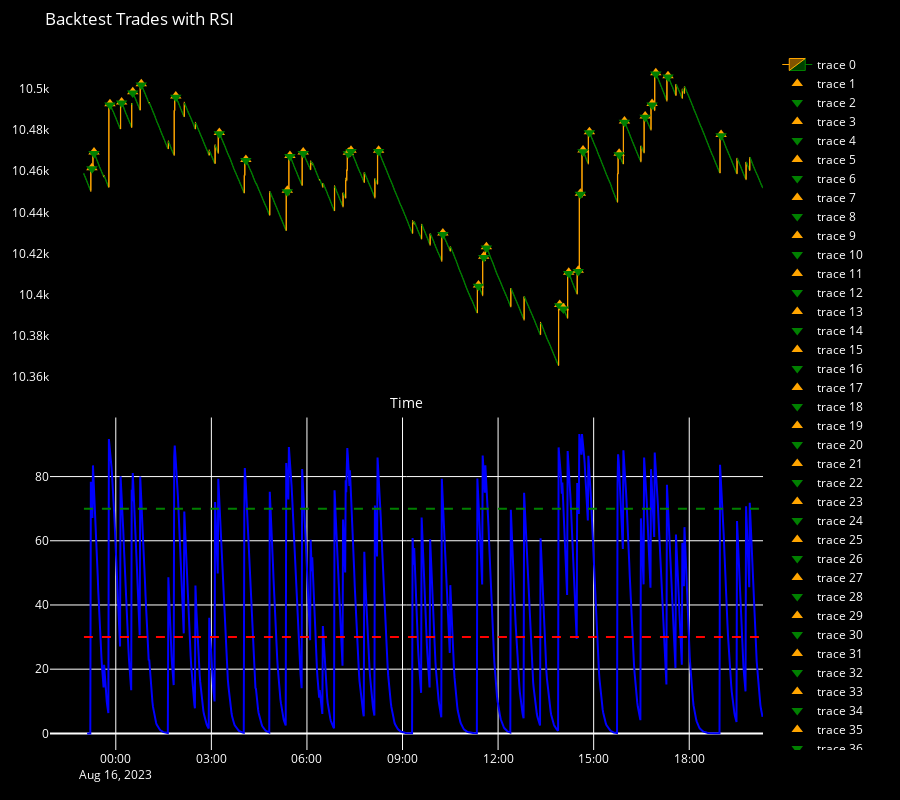

The cell this chart's notebook holds for it:
### Markdown cell above
# **BackTest + Trade Visualizer + RSI (Maverick boom 1000/500/300)**

### Code cell
from plotly.subplots import make_subplots

def backtest_strategy(df, lot_size=0.2):
    trades = []
    in_trade = False

    for i in range(3, len(df)):
        current_bar = df.iloc[i]
        previous_bar = df.iloc[i - 1]
        confirmation_bar = df.iloc[i - 2]

        # Check for sell conditions
        if current_bar["rsi"] > 70 and confirmation_bar["close"] > confirmation_bar["open"] \
                and previous_bar["close"] < previous_bar["open"] \
                and current_bar["close"] < current_bar["open"]:
            
            if not in_trade:
                # Open a sell trade
                trade = {"entry_time": current_bar.name, "entry_price": current_bar["open"], "trade_type": "SELL"}
                trades.append(trade)
                in_trade = True

        # Check for trade closing condition
        if in_trade:
            if current_bar["close"] < current_bar["open"]:
                # Close the trade
                trades[-1]["exit_time"] = current_bar.name
                trades[-1]["exit_price"] = current_bar["close"]
                trades[-1]["pnl"] = trades[-1]["entry_price"] - trades[-1]["exit_price"]
                trades[-1]["pnl"] *= lot_size
                in_trade = False

    return trades

def plot_trades(df, trades):
    fig = go.Figure(data=[go.Candlestick(x=df.index,
                                        open=df['open'],
                                        high=df['high'],
                                        low=df['low'],
                                        close=df['close'],
                                        increasing_line_color='orange',
                                        decreasing_line_color='green',
                                        line_width=1)])

    entry_exit_traces = []  # Store entry and exit traces separately

    for trade in trades:
        entry_time = trade["entry_time"]
        entry_price = trade["entry_price"]
        exit_time = trade["exit_time"]
        exit_price = trade["exit_price"]

        entry_trace = go.Scatter(x=[entry_time], y=[entry_price],
                                 mode='markers',
                                 marker=dict(size=10, symbol='triangle-up', color='orange'))
        
        exit_trace = go.Scatter(x=[exit_time], y=[exit_price],
                                mode='markers',
                                marker=dict(size=10, symbol='triangle-down', color='green'))

        entry_exit_traces.append(entry_trace)
        entry_exit_traces.append(exit_trace)

    # Calculate RSI levels
    rsi_levels = df['rsi']
    rsi_oversold = [30] * len(df)
    rsi_overbought = [70] * len(df)

    # Create a subplot with shared x-axis
    subplot_fig = make_subplots(rows=2, cols=1, shared_xaxes=True, vertical_spacing=0.05)

    # Add candlestick chart to the first subplot
    subplot_fig.add_trace(go.Candlestick(x=df.index,
                                          open=df['open'],
                                          high=df['high'],
                                          low=df['low'],
                                          close=df['close'],
                                          increasing_line_color='orange',
                                          decreasing_line_color='green',
                                          line_width=1), row=1, col=1)

    # Add entry and exit traces to the first subplot
    for trace in entry_exit_traces:
        subplot_fig.add_trace(trace, row=1, col=1)

    # Add RSI plot to the second subplot
    subplot_fig.add_trace(go.Scatter(x=df.index, y=rsi_levels, name='RSI', line=dict(color='blue')), row=2, col=1)
    subplot_fig.add_trace(go.Scatter(x=df.index, y=rsi_oversold, name='Oversold', line=dict(color='red', dash='dash')), row=2, col=1)
    subplot_fig.add_trace(go.Scatter(x=df.index, y=rsi_overbought, name='Overbought', line=dict(color='green', dash='dash')), row=2, col=1)

    # Update layout of the subplots
    subplot_fig.update_layout(
        title="Backtest Trades with RSI",
        xaxis_title="Time",
        height=800,  # Set the height of the entire plot
        xaxis_rangeslider_visible=False,
        plot_bgcolor='black',
        paper_bgcolor='black',
        font=dict(color='white'),
        showlegend=True,
        autosize=True,
        margin=dict(l=50, r=50, t=50, b=50),
        xaxis_showgrid=False,
        yaxis_showgrid=False,
    )

    subplot_fig.show()


if __name__ == "__main__":
    symbol = "Boom 1000 Index"
    timeframe = mt5.TIMEFRAME_M1
    lot_size = 1.0
    period = 7.0

    # Specify the date range for historical data (adjust as needed)
    start_date = datetime(2023, 8, 16)
    end_date = datetime.now()
    #end_date = datetime(2023, 8, 16)
    # Step 1: Load historical data within the specified date range
    df = get_historical_data(symbol, timeframe, start_date, end_date)

    # Step 2: Calculate RSI
    calculate_rsi(df, period)

    # Step 3: Backtest the strategy
    trades = backtest_strategy(df, lot_size)

    # Step 4: Print the backtest results
    total_pnl = 0
    for trade in trades:
        print(f"Trade Type: {trade['trade_type']}")
        print(f"Entry Time: {trade['entry_time']}, Entry Price: {trade['entry_price']}")
        print(f"Exit Time: {trade['exit_time']}, Exit Price: {trade['exit_price']}")
        print(f"Profit/Loss: {trade['pnl']:.2f}\n")
        total_pnl += trade['pnl']

    print(f"Total Profit/Loss: {total_pnl:.2f}")
    print(f"Total Trades: {len(trades)}")

    # Step 5: Plot the trades
    plot_trades(df, trades)

### Figure 1 — Plotly figure (JSON) as saved in the notebook; plotly's stock layout.template omitted (floating-point values rounded to 4 significant figures; data arrays with more than 128 entries replaced by an {"elided": "..."} marker saying what was removed)
{"data": [{"close": {"elided": "1279 float values"}, "decreasing": {"line": {"color": "green"}}, "high": {"elided": "1279 float values"}, "increasing": {"line": {"color": "orange"}}, "line": {"width": 1}, "low": {"elided": "1279 float values"}, "open": {"elided": "1279 float values"}, "type": "candlestick", "x": {"elided": "1279 str values"}, "xaxis": "x", "yaxis": "y"}, {"marker": {"color": "orange", "size": 10, "symbol": "triangle-up"}, "mode": "markers", "type": "scatter", "x": ["2023-08-15T23:15:00"], "xaxis": "x", "y": [10460.0], "yaxis": "y"}, {"marker": {"color": "green", "size": 10, "symbol": "triangle-down"}, "mode": "markers", "type": "scatter", "x": ["2023-08-15T23:15:00"], "xaxis": "x", "y": [10460.0], "yaxis": "y"}, {"marker": {"color": "orange", "size": 10, "symbol": "triangle-up"}, "mode": "markers", "type": "scatter", "x": ["2023-08-15T23:19:00"], "xaxis": "x", "y": [10470.0], "yaxis": "y"}, {"marker": {"color": "green", "size": 10, "symbol": "triangle-down"}, "mode": "markers", "type": "scatter", "x": ["2023-08-15T23:19:00"], "xaxis": "x", "y": [10470.0], "yaxis": "y"}, {"marker": {"color": "orange", "size": 10, "symbol": "triangle-up"}, "mode": "markers", "type": "scatter", "x": ["2023-08-15T23:49:00"], "xaxis": "x", "y": [10490.0], "yaxis": "y"}, {"marker": {"color": "green", "size": 10, "symbol": "triangle-down"}, "mode": "markers", "type": "scatter", "x": ["2023-08-15T23:49:00"], "xaxis": "x", "y": [10490.0], "yaxis": "y"}, {"marker": {"color": "orange", "size": 10, "symbol": "triangle-up"}, "mode": "markers", "type": "scatter", "x": ["2023-08-16T00:11:00"], "xaxis": "x", "y": [10490.0], "yaxis": "y"}, {"marker": {"color": "green", "size": 10, "symbol": "triangle-down"}, "mode": "markers", "type": "scatter", "x": ["2023-08-16T00:11:00"], "xaxis": "x", "y": [10490.0], "yaxis": "y"}, {"marker": {"color": "orange", "size": 10, "symbol": "triangle-up"}, "mode": "markers", "type": "scatter", "x": ["2023-08-16T00:32:00"], "xaxis": "x", "y": [10500.0], "yaxis": "y"}, {"marker": {"color": "green", "size": 10, "symbol": "triangle-down"}, "mode": "markers", "type": "scatter", "x": ["2023-08-16T00:32:00"], "xaxis": "x", "y": [10500.0], "yaxis": "y"}, {"marker": {"color": "orange", "size": 10, "symbol": "triangle-up"}, "mode": "markers", "type": "scatter", "x": ["2023-08-16T00:48:00"], "xaxis": "x", "y": [10500.0], "yaxis": "y"}, {"marker": {"color": "green", "size": 10, "symbol": "triangle-down"}, "mode": "markers", "type": "scatter", "x": ["2023-08-16T00:48:00"], "xaxis": "x", "y": [10500.0], "yaxis": "y"}, {"marker": {"color": "orange", "size": 10, "symbol": "triangle-up"}, "mode": "markers", "type": "scatter", "x": ["2023-08-16T01:53:00"], "xaxis": "x", "y": [10500.0], "yaxis": "y"}, {"marker": {"color": "green", "size": 10, "symbol": "triangle-down"}, "mode": "markers", "type": "scatter", "x": ["2023-08-16T01:53:00"], "xaxis": "x", "y": [10500.0], "yaxis": "y"}, {"marker": {"color": "orange", "size": 10, "symbol": "triangle-up"}, "mode": "markers", "type": "scatter", "x": ["2023-08-16T03:15:00"], "xaxis": "x", "y": [10480.0], "yaxis": "y"}, {"marker": {"color": "green", "size": 10, "symbol": "triangle-down"}, "mode": "markers", "type": "scatter", "x": ["2023-08-16T03:15:00"], "xaxis": "x", "y": [10480.0], "yaxis": "y"}, {"marker": {"color": "orange", "size": 10, "symbol": "triangle-up"}, "mode": "markers", "type": "scatter", "x": ["2023-08-16T04:05:00"], "xaxis": "x", "y": [10470.0], "yaxis": "y"}, {"marker": {"color": "green", "size": 10, "symbol": "triangle-down"}, "mode": "markers", "type": "scatter", "x": ["2023-08-16T04:05:00"], "xaxis": "x", "y": [10470.0], "yaxis": "y"}, {"marker": {"color": "orange", "size": 10, "symbol": "triangle-up"}, "mode": "markers", "type": "scatter", "x": ["2023-08-16T05:23:00"], "xaxis": "x", "y": [10450.0], "yaxis": "y"}, {"marker": {"color": "green", "size": 10, "symbol": "triangle-down"}, "mode": "markers", "type": "scatter", "x": ["2023-08-16T05:23:00"], "xaxis": "x", "y": [10450.0], "yaxis": "y"}, {"marker": {"color": "orange", "size": 10, "symbol": "triangle-up"}, "mode": "markers", "type": "scatter", "x": ["2023-08-16T05:28:00"], "xaxis": "x", "y": [10470.0], "yaxis": "y"}, {"marker": {"color": "green", "size": 10, "symbol": "triangle-down"}, "mode": "markers", "type": "scatter", "x": ["2023-08-16T05:28:00"], "xaxis": "x", "y": [10470.0], "yaxis": "y"}, {"marker": {"color": "orange", "size": 10, "symbol": "triangle-up"}, "mode": "markers", "type": "scatter", "x": ["2023-08-16T05:53:00"], "xaxis": "x", "y": [10470.0], "yaxis": "y"}, {"marker": {"color": "green", "size": 10, "symbol": "triangle-down"}, "mode": "markers", "type": "scatter", "x": ["2023-08-16T05:53:00"], "xaxis": "x", "y": [10470.0], "yaxis": "y"}, {"marker": {"color": "orange", "size": 10, "symbol": "triangle-up"}, "mode": "markers", "type": "scatter", "x": ["2023-08-16T07:18:00"], "xaxis": "x", "y": [10470.0], "yaxis": "y"}, {"marker": {"color": "green", "size": 10, "symbol": "triangle-down"}, "mode": "markers", "type": "scatter", "x": ["2023-08-16T07:18:00"], "xaxis": "x", "y": [10470.0], "yaxis": "y"}, {"marker": {"color": "orange", "size": 10, "symbol": "triangle-up"}, "mode": "markers", "type": "scatter", "x": ["2023-08-16T07:23:00"], "xaxis": "x", "y": [10470.0], "yaxis": "y"}, {"marker": {"color": "green", "size": 10, "symbol": "triangle-down"}, "mode": "markers", "type": "scatter", "x": ["2023-08-16T07:23:00"], "xaxis": "x", "y": [10470.0], "yaxis": "y"}, {"marker": {"color": "orange", "size": 10, "symbol": "triangle-up"}, "mode": "markers", "type": "scatter", "x": ["2023-08-16T08:15:00"], "xaxis": "x", "y": [10470.0], "yaxis": "y"}, {"marker": {"color": "green", "size": 10, "symbol": "triangle-down"}, "mode": "markers", "type": "scatter", "x": ["2023-08-16T08:15:00"], "xaxis": "x", "y": [10470.0], "yaxis": "y"}, {"marker": {"color": "orange", "size": 10, "symbol": "triangle-up"}, "mode": "markers", "type": "scatter", "x": ["2023-08-16T10:16:00"], "xaxis": "x", "y": [10430.0], "yaxis": "y"}, {"marker": {"color": "green", "size": 10, "symbol": "triangle-down"}, "mode": "markers", "type": "scatter", "x": ["2023-08-16T10:16:00"], "xaxis": "x", "y": [10430.0], "yaxis": "y"}, {"marker": {"color": "orange", "size": 10, "symbol": "triangle-up"}, "mode": "markers", "type": "scatter", "x": ["2023-08-16T11:23:00"], "xaxis": "x", "y": [10400.0], "yaxis": "y"}, {"marker": {"color": "green", "size": 10, "symbol": "triangle-down"}, "mode": "markers", "type": "scatter", "x": ["2023-08-16T11:23:00"], "xaxis": "x", "y": [10400.0], "yaxis": "y"}, {"marker": {"color": "orange", "size": 10, "symbol": "triangle-up"}, "mode": "markers", "type": "scatter", "x": ["2023-08-16T11:33:00"], "xaxis": "x", "y": [10420.0], "yaxis": "y"}, {"marker": {"color": "green", "size": 10, "symbol": "triangle-down"}, "mode": "markers", "type": "scatter", "x": ["2023-08-16T11:33:00"], "xaxis": "x", "y": [10420.0], "yaxis": "y"}, {"marker": {"color": "orange", "size": 10, "symbol": "triangle-up"}, "mode": "markers", "type": "scatter", "x": ["2023-08-16T11:38:00"], "xaxis": "x", "y": [10420.0], "yaxis": "y"}, {"marker": {"color": "green", "size": 10, "symbol": "triangle-down"}, "mode": "markers", "type": "scatter", "x": ["2023-08-16T11:38:00"], "xaxis": "x", "y": [10420.0], "yaxis": "y"}, {"marker": {"color": "orange", "size": 10, "symbol": "triangle-up"}, "mode": "markers", "type": "scatter", "x": ["2023-08-16T13:56:00"], "xaxis": "x", "y": [10400.0], "yaxis": "y"}, {"marker": {"color": "green", "size": 10, "symbol": "triangle-down"}, "mode": "markers", "type": "scatter", "x": ["2023-08-16T13:56:00"], "xaxis": "x", "y": [10390.0], "yaxis": "y"}, {"marker": {"color": "orange", "size": 10, "symbol": "triangle-up"}, "mode": "markers", "type": "scatter", "x": ["2023-08-16T14:03:00"], "xaxis": "x", "y": [10390.0], "yaxis": "y"}, {"marker": {"color": "green", "size": 10, "symbol": "triangle-down"}, "mode": "markers", "type": "scatter", "x": ["2023-08-16T14:03:00"], "xaxis": "x", "y": [10390.0], "yaxis": "y"}, {"marker": {"color": "orange", "size": 10, "symbol": "triangle-up"}, "mode": "markers", "type": "scatter", "x": ["2023-08-16T14:13:00"], "xaxis": "x", "y": [10410.0], "yaxis": "y"}, {"marker": {"color": "green", "size": 10, "symbol": "triangle-down"}, "mode": "markers", "type": "scatter", "x": ["2023-08-16T14:13:00"], "xaxis": "x", "y": [10410.0], "yaxis": "y"}, {"marker": {"color": "orange", "size": 10, "symbol": "triangle-up"}, "mode": "markers", "type": "scatter", "x": ["2023-08-16T14:31:00"], "xaxis": "x", "y": [10410.0], "yaxis": "y"}, {"marker": {"color": "green", "size": 10, "symbol": "triangle-down"}, "mode": "markers", "type": "scatter", "x": ["2023-08-16T14:31:00"], "xaxis": "x", "y": [10410.0], "yaxis": "y"}, {"marker": {"color": "orange", "size": 10, "symbol": "triangle-up"}, "mode": "markers", "type": "scatter", "x": ["2023-08-16T14:35:00"], "xaxis": "x", "y": [10450.0], "yaxis": "y"}, {"marker": {"color": "green", "size": 10, "symbol": "triangle-down"}, "mode": "markers", "type": "scatter", "x": ["2023-08-16T14:35:00"], "xaxis": "x", "y": [10450.0], "yaxis": "y"}, {"marker": {"color": "orange", "size": 10, "symbol": "triangle-up"}, "mode": "markers", "type": "scatter", "x": ["2023-08-16T14:40:00"], "xaxis": "x", "y": [10470.0], "yaxis": "y"}, {"marker": {"color": "green", "size": 10, "symbol": "triangle-down"}, "mode": "markers", "type": "scatter", "x": ["2023-08-16T14:40:00"], "xaxis": "x", "y": [10470.0], "yaxis": "y"}, {"marker": {"color": "orange", "size": 10, "symbol": "triangle-up"}, "mode": "markers", "type": "scatter", "x": ["2023-08-16T14:52:00"], "xaxis": "x", "y": [10480.0], "yaxis": "y"}, {"marker": {"color": "green", "size": 10, "symbol": "triangle-down"}, "mode": "markers", "type": "scatter", "x": ["2023-08-16T14:52:00"], "xaxis": "x", "y": [10480.0], "yaxis": "y"}, {"marker": {"color": "orange", "size": 10, "symbol": "triangle-up"}, "mode": "markers", "type": "scatter", "x": ["2023-08-16T15:48:00"], "xaxis": "x", "y": [10470.0], "yaxis": "y"}, {"marker": {"color": "green", "size": 10, "symbol": "triangle-down"}, "mode": "markers", "type": "scatter", "x": ["2023-08-16T15:48:00"], "xaxis": "x", "y": [10470.0], "yaxis": "y"}, {"marker": {"color": "orange", "size": 10, "symbol": "triangle-up"}, "mode": "markers", "type": "scatter", "x": ["2023-08-16T15:58:00"], "xaxis": "x", "y": [10480.0], "yaxis": "y"}, {"marker": {"color": "green", "size": 10, "symbol": "triangle-down"}, "mode": "markers", "type": "scatter", "x": ["2023-08-16T15:58:00"], "xaxis": "x", "y": [10480.0], "yaxis": "y"}, {"marker": {"color": "orange", "size": 10, "symbol": "triangle-up"}, "mode": "markers", "type": "scatter", "x": ["2023-08-16T16:37:00"], "xaxis": "x", "y": [10490.0], "yaxis": "y"}, {"marker": {"color": "green", "size": 10, "symbol": "triangle-down"}, "mode": "markers", "type": "scatter", "x": ["2023-08-16T16:37:00"], "xaxis": "x", "y": [10490.0], "yaxis": "y"}, {"marker": {"color": "orange", "size": 10, "symbol": "triangle-up"}, "mode": "markers", "type": "scatter", "x": ["2023-08-16T16:50:00"], "xaxis": "x", "y": [10490.0], "yaxis": "y"}, {"marker": {"color": "green", "size": 10, "symbol": "triangle-down"}, "mode": "markers", "type": "scatter", "x": ["2023-08-16T16:50:00"], "xaxis": "x", "y": [10490.0], "yaxis": "y"}, {"marker": {"color": "orange", "size": 10, "symbol": "triangle-up"}, "mode": "markers", "type": "scatter", "x": ["2023-08-16T16:57:00"], "xaxis": "x", "y": [10510.0], "yaxis": "y"}, {"marker": {"color": "green", "size": 10, "symbol": "triangle-down"}, "mode": "markers", "type": "scatter", "x": ["2023-08-16T16:57:00"], "xaxis": "x", "y": [10510.0], "yaxis": "y"}, {"marker": {"color": "orange", "size": 10, "symbol": "triangle-up"}, "mode": "markers", "type": "scatter", "x": ["2023-08-16T17:20:00"], "xaxis": "x", "y": [10510.0], "yaxis": "y"}, {"marker": {"color": "green", "size": 10, "symbol": "triangle-down"}, "mode": "markers", "type": "scatter", "x": ["2023-08-16T17:20:00"], "xaxis": "x", "y": [10510.0], "yaxis": "y"}, {"marker": {"color": "orange", "size": 10, "symbol": "triangle-up"}, "mode": "markers", "type": "scatter", "x": ["2023-08-16T19:00:00"], "xaxis": "x", "y": [10480.0], "yaxis": "y"}, {"marker": {"color": "green", "size": 10, "symbol": "triangle-down"}, "mode": "markers", "type": "scatter", "x": ["2023-08-16T19:00:00"], "xaxis": "x", "y": [10480.0], "yaxis": "y"}, {"line": {"color": "blue"}, "name": "RSI", "type": "scatter", "x": {"elided": "1279 str values"}, "xaxis": "x2", "y": {"elided": "1279 float values"}, "yaxis": "y2"}, {"line": {"color": "red", "dash": "dash"}, "name": "Oversold", "type": "scatter", "x": {"elided": "1279 str values"}, "xaxis": "x2", "y": {"elided": "1279 int values"}, "yaxis": "y2"}, {"line": {"color": "green", "dash": "dash"}, "name": "Overbought", "type": "scatter", "x": {"elided": "1279 str values"}, "xaxis": "x2", "y": {"elided": "1279 int values"}, "yaxis": "y2"}], "layout": {"autosize": true, "font": {"color": "white"}, "height": 800, "margin": {"b": 50, "l": 50, "r": 50, "t": 50}, "paper_bgcolor": "black", "plot_bgcolor": "black", "showlegend": true, "title": {"text": "Backtest Trades with RSI"}, "xaxis": {"anchor": "y", "domain": [0, 1], "matches": "x2", "rangeslider": {"visible": false}, "showgrid": false, "showticklabels": false, "title": {"text": "Time"}}, "xaxis2": {"anchor": "y2", "domain": [0, 1]}, "yaxis": {"anchor": "x", "domain": [0.525, 1], "showgrid": false}, "yaxis2": {"anchor": "x2", "domain": [0, 0.475]}}}
